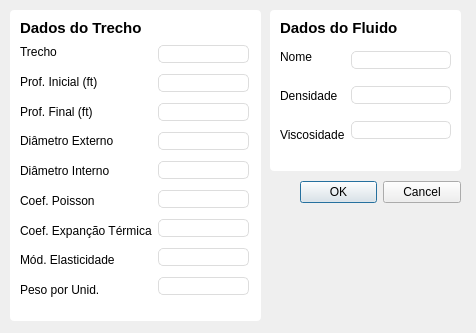
<?xml version="1.0" encoding="UTF-8"?>
<ui version="4.0">
 <class>CJanelaAdicionarTrechoTubulacao</class>
 <widget class="QDialog" name="CJanelaAdicionarTrechoTubulacao">
  <property name="geometry">
   <rect>
    <x>0</x>
    <y>0</y>
    <width>476</width>
    <height>333</height>
   </rect>
  </property>
  <property name="windowTitle">
   <string>Dialog</string>
  </property>
  <widget class="QGroupBox" name="groupBox_6">
   <property name="geometry">
    <rect>
     <x>10</x>
     <y>10</y>
     <width>251</width>
     <height>311</height>
    </rect>
   </property>
   <property name="styleSheet">
    <string notr="true">QGroupBox{
background-color: rgb(255, 255, 255);
border: none;
border-radius: 4px;
}</string>
   </property>
   <property name="title">
    <string notr="true"/>
   </property>
   <widget class="QLabel" name="label_5">
    <property name="geometry">
     <rect>
      <x>10</x>
      <y>10</y>
      <width>231</width>
      <height>16</height>
     </rect>
    </property>
    <property name="font">
     <font>
      <pointsize>11</pointsize>
      <bold>true</bold>
     </font>
    </property>
    <property name="text">
     <string>Dados do Trecho</string>
    </property>
   </widget>
   <widget class="QWidget" name="">
    <property name="geometry">
     <rect>
      <x>10</x>
      <y>30</y>
      <width>229</width>
      <height>262</height>
     </rect>
    </property>
    <layout class="QHBoxLayout" name="horizontalLayout">
     <item>
      <layout class="QVBoxLayout" name="verticalLayout">
       <item>
        <widget class="QLabel" name="lbnTituloTrecho">
         <property name="text">
          <string>Trecho</string>
         </property>
        </widget>
       </item>
       <item>
        <widget class="QLabel" name="lbnTituloProfInicial">
         <property name="text">
          <string>Prof. Inicial (ft)</string>
         </property>
        </widget>
       </item>
       <item>
        <widget class="QLabel" name="lbnTituloProfFinal">
         <property name="text">
          <string>Prof. Final (ft)</string>
         </property>
        </widget>
       </item>
       <item>
        <widget class="QLabel" name="lbnTituloDiametroExterno">
         <property name="text">
          <string>Diâmetro Externo</string>
         </property>
        </widget>
       </item>
       <item>
        <widget class="QLabel" name="lbnTituloDiametroInterno">
         <property name="text">
          <string>Diâmetro Interno</string>
         </property>
        </widget>
       </item>
       <item>
        <widget class="QLabel" name="lbnTituloCoefPoisson">
         <property name="text">
          <string>Coef. Poisson</string>
         </property>
        </widget>
       </item>
       <item>
        <widget class="QLabel" name="lbnTituloCoefExpancao">
         <property name="text">
          <string>Coef. Expanção Térmica</string>
         </property>
        </widget>
       </item>
       <item>
        <widget class="QLabel" name="lbnTituloModElasticidade">
         <property name="text">
          <string>Mód. Elasticidade</string>
         </property>
        </widget>
       </item>
       <item>
        <widget class="QLabel" name="lbnTituloPesoUnidade">
         <property name="text">
          <string>Peso por Unid.</string>
         </property>
        </widget>
       </item>
      </layout>
     </item>
     <item>
      <layout class="QVBoxLayout" name="verticalLayout_2">
       <item>
        <widget class="QLineEdit" name="editTrecho">
         <property name="styleSheet">
          <string notr="true">border: 1px solid #dddddd;  /* borda cinza bem leve */

border-radius: 5px;</string>
         </property>
        </widget>
       </item>
       <item>
        <widget class="QLineEdit" name="editProfInicial">
         <property name="styleSheet">
          <string notr="true">border: 1px solid #dddddd;  /* borda cinza bem leve */

border-radius: 5px;</string>
         </property>
        </widget>
       </item>
       <item>
        <widget class="QLineEdit" name="editProfFinal">
         <property name="styleSheet">
          <string notr="true">border: 1px solid #dddddd;  /* borda cinza bem leve */

border-radius: 5px;</string>
         </property>
        </widget>
       </item>
       <item>
        <widget class="QLineEdit" name="editDiametroExterno">
         <property name="styleSheet">
          <string notr="true">border: 1px solid #dddddd;  /* borda cinza bem leve */

border-radius: 5px;</string>
         </property>
        </widget>
       </item>
       <item>
        <widget class="QLineEdit" name="editDiametroInterno">
         <property name="styleSheet">
          <string notr="true">border: 1px solid #dddddd;  /* borda cinza bem leve */

border-radius: 5px;</string>
         </property>
        </widget>
       </item>
       <item>
        <widget class="QLineEdit" name="editCoefPoisson">
         <property name="styleSheet">
          <string notr="true">border: 1px solid #dddddd;  /* borda cinza bem leve */

border-radius: 5px;</string>
         </property>
        </widget>
       </item>
       <item>
        <widget class="QLineEdit" name="editCoefExpansao">
         <property name="styleSheet">
          <string notr="true">border: 1px solid #dddddd;  /* borda cinza bem leve */

border-radius: 5px;</string>
         </property>
        </widget>
       </item>
       <item>
        <widget class="QLineEdit" name="editModuloElasticidade">
         <property name="styleSheet">
          <string notr="true">border: 1px solid #dddddd;  /* borda cinza bem leve */

border-radius: 5px;</string>
         </property>
        </widget>
       </item>
       <item>
        <widget class="QLineEdit" name="editPesoUnid">
         <property name="styleSheet">
          <string notr="true">border: 1px solid #dddddd;  /* borda cinza bem leve */

border-radius: 5px;</string>
         </property>
        </widget>
       </item>
      </layout>
     </item>
    </layout>
   </widget>
  </widget>
  <widget class="QDialogButtonBox" name="btnReturn">
   <property name="geometry">
    <rect>
     <x>300</x>
     <y>180</y>
     <width>161</width>
     <height>24</height>
    </rect>
   </property>
   <property name="orientation">
    <enum>Qt::Orientation::Horizontal</enum>
   </property>
   <property name="standardButtons">
    <set>QDialogButtonBox::StandardButton::Cancel|QDialogButtonBox::StandardButton::Ok</set>
   </property>
  </widget>
  <widget class="QGroupBox" name="groupBox_7">
   <property name="geometry">
    <rect>
     <x>270</x>
     <y>10</y>
     <width>191</width>
     <height>161</height>
    </rect>
   </property>
   <property name="styleSheet">
    <string notr="true">QGroupBox{
background-color: rgb(255, 255, 255);
border: none;
border-radius: 4px;
}</string>
   </property>
   <property name="title">
    <string notr="true"/>
   </property>
   <widget class="QLabel" name="label_9">
    <property name="geometry">
     <rect>
      <x>10</x>
      <y>10</y>
      <width>231</width>
      <height>16</height>
     </rect>
    </property>
    <property name="font">
     <font>
      <pointsize>11</pointsize>
      <bold>true</bold>
     </font>
    </property>
    <property name="text">
     <string>Dados do Fluido</string>
    </property>
   </widget>
   <widget class="QWidget" name="layoutWidget_4">
    <property name="geometry">
     <rect>
      <x>10</x>
      <y>30</y>
      <width>171</width>
      <height>111</height>
     </rect>
    </property>
    <layout class="QHBoxLayout" name="horizontalLayout_5">
     <item>
      <layout class="QVBoxLayout" name="verticalLayout_9">
       <item>
        <widget class="QLabel" name="lbnTituloNome">
         <property name="text">
          <string>Nome</string>
         </property>
        </widget>
       </item>
       <item>
        <widget class="QLabel" name="lbnTituloDensidade">
         <property name="text">
          <string>Densidade</string>
         </property>
        </widget>
       </item>
       <item>
        <widget class="QLabel" name="lbnTituloViscosidade">
         <property name="text">
          <string>Viscosidade</string>
         </property>
        </widget>
       </item>
      </layout>
     </item>
     <item>
      <layout class="QVBoxLayout" name="verticalLayout_10">
       <item>
        <widget class="QLineEdit" name="editNome">
         <property name="styleSheet">
          <string notr="true">border: 1px solid #dddddd;  /* borda cinza bem leve */

border-radius: 5px;</string>
         </property>
        </widget>
       </item>
       <item>
        <widget class="QLineEdit" name="editDensidade">
         <property name="styleSheet">
          <string notr="true">border: 1px solid #dddddd;  /* borda cinza bem leve */

border-radius: 5px;</string>
         </property>
        </widget>
       </item>
       <item>
        <widget class="QLineEdit" name="editViscosidade">
         <property name="styleSheet">
          <string notr="true">border: 1px solid #dddddd;  /* borda cinza bem leve */

border-radius: 5px;</string>
         </property>
        </widget>
       </item>
      </layout>
     </item>
    </layout>
   </widget>
  </widget>
 </widget>
 <resources/>
 <connections>
  <connection>
   <sender>btnReturn</sender>
   <signal>accepted()</signal>
   <receiver>CJanelaAdicionarTrechoTubulacao</receiver>
   <slot>accept()</slot>
   <hints>
    <hint type="sourcelabel">
     <x>248</x>
     <y>254</y>
    </hint>
    <hint type="destinationlabel">
     <x>157</x>
     <y>274</y>
    </hint>
   </hints>
  </connection>
  <connection>
   <sender>btnReturn</sender>
   <signal>rejected()</signal>
   <receiver>CJanelaAdicionarTrechoTubulacao</receiver>
   <slot>reject()</slot>
   <hints>
    <hint type="sourcelabel">
     <x>316</x>
     <y>260</y>
    </hint>
    <hint type="destinationlabel">
     <x>286</x>
     <y>274</y>
    </hint>
   </hints>
  </connection>
 </connections>
</ui>
